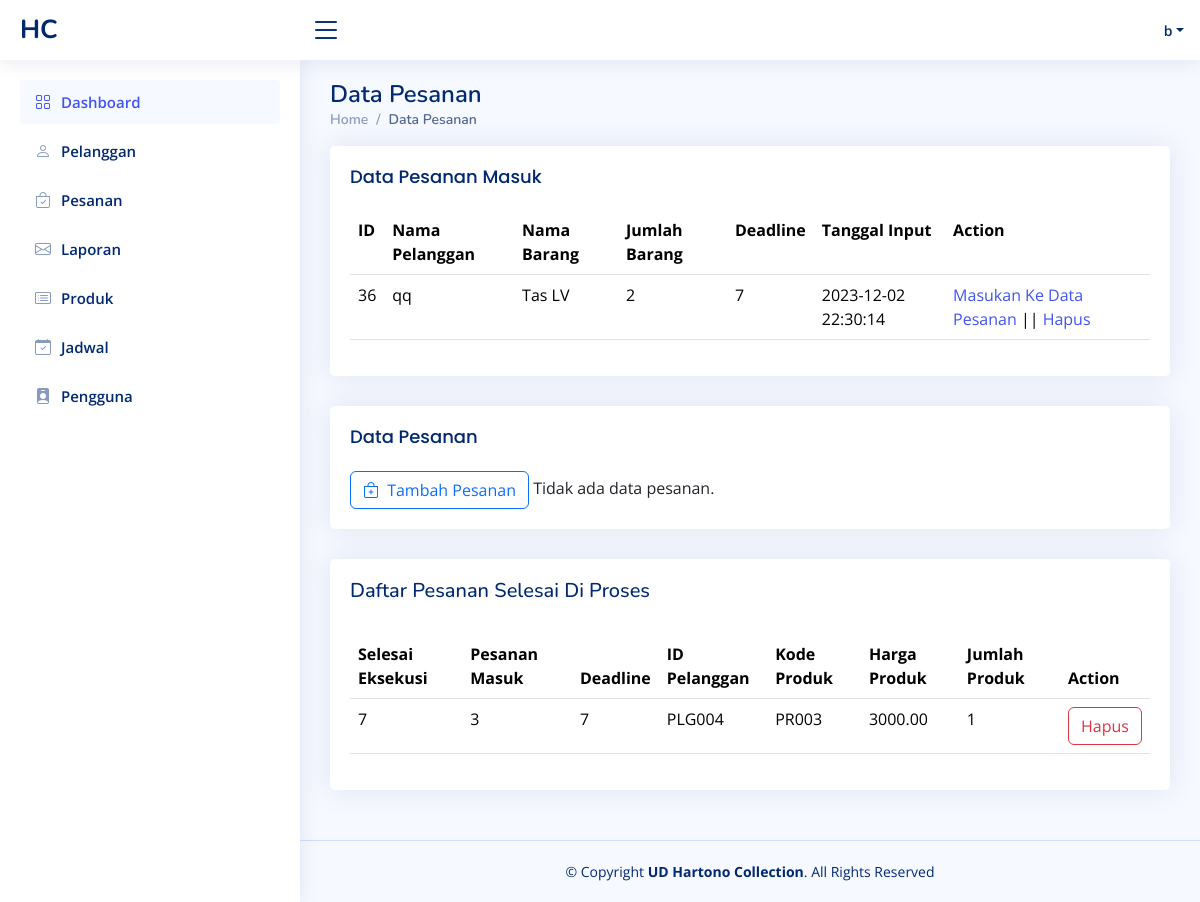
/admin/pesanan.php (signed in), run on the app's committed database.
### tables this page shows
CREATE TABLE `order_pelanggan` (
  `id` int(11) NOT NULL,
  `kode_pelanggan` varchar(10) NOT NULL,
  `kode_barang` varchar(10) NOT NULL,
  `jumlah_barang` int(11) NOT NULL,
  `deadline` int(11) NOT NULL,
  `tanggal_input` timestamp NOT NULL DEFAULT current_timestamp()
);

CREATE TABLE `pelanggan` (
  `id_pelanggan` varchar(11) NOT NULL,
  `nama` varchar(100) NOT NULL,
  `alamat` varchar(200) NOT NULL,
  `no_telepon` varchar(15) NOT NULL,
  `username` varchar(250) NOT NULL,
  `password` varchar(250) NOT NULL
);

CREATE TABLE `produk` (
  `id_produk` varchar(11) NOT NULL,
  `nama_produk` varchar(100) NOT NULL,
  `deskripsi` text DEFAULT NULL,
  `harga` decimal(10,2) NOT NULL,
  `tanggal_input` date NOT NULL,
  `terakhir_diupdate` timestamp NOT NULL DEFAULT current_timestamp() ON UPDATE current_timestamp(),
  `foto` text NOT NULL
);

CREATE TABLE `proses_selesai` (
  `id` int(11) NOT NULL,
  `selesai_eksekusi` int(11) NOT NULL,
  `pesanan_masuk` int(11) NOT NULL,
  `deadline` int(11) NOT NULL,
  `id_pelanggan` varchar(11) NOT NULL,
  `kode_produk` varchar(255) NOT NULL,
  `harga_produk` decimal(10,2) NOT NULL,
  `jumlah_produk` int(11) NOT NULL,
  `tanggal_input` datetime DEFAULT NULL
);

### admin/pesanan.php (the view, shortened to what this page needs)
<?php
require_once '../koneksi/koneksi.php';
$sqlSelect = "SELECT op.id, p.nama, b.nama_produk, op.jumlah_barang, op.deadline, op.tanggal_input
              FROM order_pelanggan op
              JOIN pelanggan p ON op.kode_pelanggan = p.id_pelanggan
              JOIN produk b ON op.kode_barang = b.id_produk";
$result = $conn->query($sqlSelect);
?>
<!DOCTYPE html>
<html lang="en">
<?php include 'root/head.php'; ?>
<body>
    <?php include 'root/navbar.php'; ?>
    <main id="main" class="main">
        <div class="pagetitle">
            <h1>Data Pesanan</h1>
            <nav>
                <ol class="breadcrumb">
                    <li class="breadcrumb-item"><a href="index.html">Home</a></li>
                    <li class="breadcrumb-item active">Data Pesanan</li>
                </ol>
            </nav>
        </div>
        <section class="section dashboard">
            <div class="row">
                <div class="col-lg-12">
                    <div class="row">
                        <div class="col-lg-12">
                            <div class="card">
                                <div class="card-body">
                                     <h5 class="card-title">Data Pesanan Masuk</h5>
                                <table class="table datatable">
                                <tr>
                                    <th>ID</th>
                                    <th>Nama Pelanggan</th>
                                    <th>Nama Barang</th>
                                    <th>Jumlah Barang</th>
                                    <th>Deadline</th>
                                    <th>Tanggal Input</th>
                                    <th>Action</th>
                                </tr>
                                <?php
                                if ($result->num_rows > 0) {
                                    while ($row = $result->fetch_assoc()) {
                                        echo "<tr>";
                                        echo "<td>" . $row['id'] . "</td>";
                                        echo "<td>" . $row['nama'] . "</td>";
                                        echo "<td>" . $row['nama_produk'] . "</td>";
                                        echo "<td>" . $row['jumlah_barang'] . "</td>";
                                        echo "<td>" . $row['deadline'] . "</td>";
                                        echo "<td>" . $row['tanggal_input'] . "</td>";
                                        echo "<td>
                                                <a href='masukan_orderan.php?id=" . $row['id'] . " '>Masukan Ke Data Pesanan</a> ||
                                                <a href='hapus_order.php?id=" . $row['id'] . " onclick='return confirm('Apakah Anda yakin ingin menghapus data ini?')'>Hapus</a>
                                            </td>";
                                        echo "</tr>";
                                    }
                                } else {
                                    echo "<tr><td colspan='7'>Tidak ada data order pelanggan.</td></tr>";
                                }
                                ?>
                            </table>
                                </div>
                            </div>
                            <div class="card">
                                <div class="card-body">
                                    <h5 class="card-title">Data Pesanan</h5>
                                    <button type="button" class="btn btn-outline-primary" data-bs-toggle="modal"
                                        data-bs-target="#verticalycentered">
                                        <i class='bi bi-bag-plus me-1'></i> Tambah Pesanan
                                    </button>
                                    <?php
                                    include('../koneksi/koneksi.php');
                                    $sqlPesanan = "SELECT * FROM data_table";
                                    $resultPesanan = $conn->query($sqlPesanan);
                                    if ($resultPesanan->num_rows > 0) {
                                        echo "<table class='table datatable'>
                                                <thead>
                                                    <th>ID</th>
                                                    <th>Pesanan Masuk</th>
                                                    <th>Deadline</th>
                                                    <th>ID Pelanggan</th>
                                                    <th>Kode Produk</th>
                                                    <th>Harga Produk</th>
                                                    <th>Jumlah Produk</th>
                                                    <th>Action</th>
                                                </thead>";
                                        while ($rowPesanan = $resultPesanan->fetch_assoc()) {
                                            echo "<tr>
                                                    <td>" . $rowPesanan['id'] . "</td>
                                                    <td>" . $rowPesanan['pesanan_masuk'] . "</td>
                                                    <td>" . $rowPesanan['deadline'] . "</td>
                                                    <td>" . $rowPesanan['id_pelanggan'] . "</td>
                                                    <td>" . $rowPesanan['kode_produk'] . "</td>
                                                    <td>" . $rowPesanan['harga_produk'] . "</td>
                                                    <td>" . $rowPesanan['jumlah_produk'] . "</td>
                                                    <td>
                                                        <a href='edit_pesanan.php?id=".$rowPesanan['id'] . "' class='btn btn-outline-primary'><i class='bi bi-pencil'></i> Edit</a>
                                                        <a href='hapus_pesanan.php?id=".$rowPesanan['id'] . "' class='btn btn-outline-danger' onclick='return confirm(\"Apakah Anda yakin ingin menghapus pesanan ini?\")'><i class='bi bi-trash'></i> Hapus</a>
                                                    </td>
                                                </tr>";
                                        }
                                        echo "</table>";
                                    } else {
                                        echo "Tidak ada data pesanan.";
                                    }
                                    ?>
                                </div>
                            </div>
                        </div>
                        <div class="col-lg-12">
                            <div class="card">
                                <div class="card-body">
                                    <div class="card-title">
                                        <h5>Daftar Pesanan Selesai Di Proses</h5>
                                    </div>
                                    <?php
require_once('../koneksi/koneksi.php');
$sqlProsesSelesai = "SELECT * FROM proses_selesai";
$resultProsesSelesai = $conn->query($sqlProsesSelesai);
if ($resultProsesSelesai->num_rows > 0) {
    echo "<table class='table datatable'>
            <thead>
                <th>Selesai Eksekusi</th>
                <th>Pesanan Masuk</th>
                <th>Deadline</th>
                <th>ID Pelanggan</th>
                <th>Kode Produk</th>
                <th>Harga Produk</th>
                <th>Jumlah Produk</th>
                <th>Action</th>
            </thead>";
    while ($rowProsesSelesai = $resultProsesSelesai->fetch_assoc()) {
        echo "<tr>
                <td>" . $rowProsesSelesai['selesai_eksekusi'] . "</td>
                <td>" . $rowProsesSelesai['pesanan_masuk'] . "</td>
                <td>" . $rowProsesSelesai['deadline'] . "</td>
                <td>" . $rowProsesSelesai['id_pelanggan'] . "</td>
                <td>" . $rowProsesSelesai['kode_produk'] . "</td>
                <td>" . $rowProsesSelesai['harga_produk'] . "</td>
                <td>" . $rowProsesSelesai['jumlah_produk'] . "</td>
                <td><button ' class='btn btn-outline-danger' onclick=\"hapusData(" . $rowProsesSelesai['id'] . ")\">Hapus</button></td>
            </tr>";
    }
    echo "</table>";
} else {
    echo "Tidak ada data pada tabel proses_selesai.";
}
?>
                                </div>
                            </div>
                        </div>
                    </div>
                </div>
            </div>
        </section>
    </main>
    <?php include 'root/footer.php'; ?>
</body>
</html>

### admin/assets/css/style.css (style rules this page uses)
:root { scroll-behavior: smooth; }
body { font-family: "Open Sans", sans-serif; background: #f6f9ff; color: #444444; }
a { color: #4154f1; text-decoration: none; }
h1, h2, h3, h4, h5, h6 { font-family: "Nunito", sans-serif; }
#main { margin-top: 60px; padding: 20px 30px; transition: all 0.3s; }
.pagetitle { margin-bottom: 10px; }
.pagetitle h1 { font-size: 24px; margin-bottom: 0; font-weight: 600; color: #012970; }
.card { margin-bottom: 30px; border: none; border-radius: 5px; box-shadow: 0px 0 30px rgba(1, 41, 112, 0.1); }
.card-title { padding: 20px 0 15px 0; font-size: 18px; font-weight: 500; color: #012970; font-family: "Poppins", sans-serif; }
.card-body { padding: 0 20px 20px 20px; }
.breadcrumb { font-size: 14px; font-family: "Nunito", sans-serif; color: #899bbd; font-weight: 600; }
.breadcrumb a { color: #899bbd; transition: 0.3s; }
.breadcrumb .breadcrumb-item::before { color: #899bbd; }
.breadcrumb .active { color: #51678f; font-weight: 600; }
@media (min-width: 1200px) { #main, #footer { margin-left: 300px; } }

### data on the page
order_pelanggan: id "36", kode_pelanggan.nama "qq", produk.nama_produk "Tas LV", jumlah_barang "2", deadline "7", tanggal_input "2023-12-02 22:30:14"
proses_selesai: selesai_eksekusi "7", pesanan_masuk "3", deadline "7", id_pelanggan "PLG004", kode_produk "PR003", harga_produk "3000.00", jumlah_produk "1"

### other printed values
$_SESSION['user_name'] "b"
